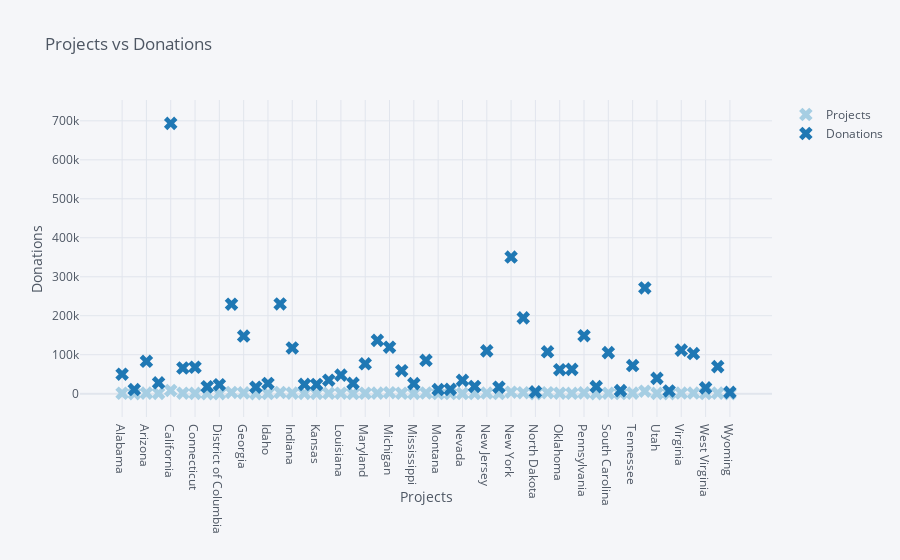

Notebook source saved alongside this figure:
### Code cell
df.iplot(kind='scatter',xTitle='Projects',
         yTitle='Donations',title='Projects vs Donations',
         symbol='x',colorscale='paired',mode='markers')

### Figure 1 — Plotly figure (JSON) as saved in the notebook; plotly's stock layout.template omitted (floating-point values rounded to 4 significant figures)
{"data": [{"line": {"color": "rgba(166, 206, 227, 1.0)", "dash": "solid", "shape": "linear", "width": 1.3}, "marker": {"size": 12, "symbol": "x"}, "mode": "markers", "name": "Projects", "text": "", "type": "scatter", "x": ["Alabama", "Alaska", "Arizona", "Arkansas", "California", "Colorado", "Connecticut", "Delaware", "District of Columbia", "Florida", "Georgia", "Hawaii", "Idaho", "Illinois", "Indiana", "Iowa", "Kansas", "Kentucky", "Louisiana", "Maine", "Maryland", "Massachusetts", "Michigan", "Minnesota", "Mississippi", "Missouri", "Montana", "Nebraska", "Nevada", "New Hampshire", "New Jersey", "New Mexico", "New York", "North Carolina", "North Dakota", "Ohio", "Oklahoma", "Oregon", "Pennsylvania", "Rhode Island", "South Carolina", "South Dakota", "Tennessee", "Texas", "Utah", "Vermont", "Virginia", "Washington", "West Virginia", "Wisconsin", "Wyoming"], "y": [1141, 273, 1529, 923, 8457, 1321, 816, 208, 227, 3302, 2125, 266, 513, 3126, 1555, 833, 851, 1024, 1215, 483, 1145, 1447, 2653, 1169, 840, 1779, 312, 409, 538, 299, 1775, 546, 3819, 2543, 200, 2546, 1340, 978, 2163, 246, 1260, 317, 1555, 6485, 883, 181, 1656, 1581, 513, 1479, 148]}, {"line": {"color": "rgba(31, 120, 180, 1.0)", "dash": "solid", "shape": "linear", "width": 1.3}, "marker": {"size": 12, "symbol": "x"}, "mode": "markers", "name": "Donations", "text": "", "type": "scatter", "x": ["Alabama", "Alaska", "Arizona", "Arkansas", "California", "Colorado", "Connecticut", "Delaware", "District of Columbia", "Florida", "Georgia", "Hawaii", "Idaho", "Illinois", "Indiana", "Iowa", "Kansas", "Kentucky", "Louisiana", "Maine", "Maryland", "Massachusetts", "Michigan", "Minnesota", "Mississippi", "Missouri", "Montana", "Nebraska", "Nevada", "New Hampshire", "New Jersey", "New Mexico", "New York", "North Carolina", "North Dakota", "Ohio", "Oklahoma", "Oregon", "Pennsylvania", "Rhode Island", "South Carolina", "South Dakota", "Tennessee", "Texas", "Utah", "Vermont", "Virginia", "Washington", "West Virginia", "Wisconsin", "Wyoming"], "y": [50002, 10729, 83092, 28021, 693577, 65940, 67892, 17872, 23217, 229542, 147897, 16707, 26245, 230350, 117470, 23894, 23598, 34700, 47699, 26550, 76769, 136845, 119337, 59078, 25863, 85597, 10614, 11131, 34220, 18555, 109926, 16734, 350553, 194465, 4666, 107401, 61697, 62418, 148752, 18129, 105421, 7982, 72123, 271348, 39336, 7157, 111740, 103021, 14929, 69479, 3476]}], "layout": {"legend": {"bgcolor": "#F5F6F9", "font": {"color": "#4D5663"}}, "paper_bgcolor": "#F5F6F9", "plot_bgcolor": "#F5F6F9", "title": {"font": {"color": "#4D5663"}, "text": "Projects vs Donations"}, "xaxis": {"gridcolor": "#E1E5ED", "showgrid": true, "tickfont": {"color": "#4D5663"}, "title": {"font": {"color": "#4D5663"}, "text": "Projects"}, "zerolinecolor": "#E1E5ED"}, "yaxis": {"gridcolor": "#E1E5ED", "showgrid": true, "tickfont": {"color": "#4D5663"}, "title": {"font": {"color": "#4D5663"}, "text": "Donations"}, "zerolinecolor": "#E1E5ED"}}}
